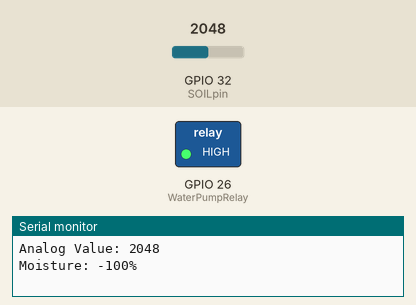
Bench run of a sketch on a simulated ESP32. On the bench: switched loads named in the sketch (green lamp = pin HIGH), the last lines printed to the serial monitor. The inputs (shaded band) are chosen by the test bench; at power-on: GPIO 32 (SOILpin) = 2048.

Above: at 1.0 s.
At 6.0 s:
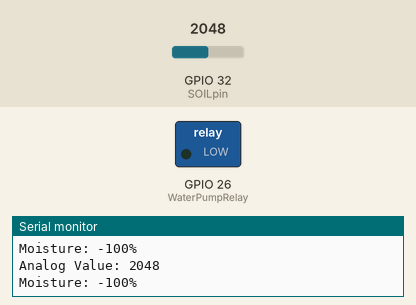
Timing chart, 0 to 13.0 s (numbered marks = the images above):
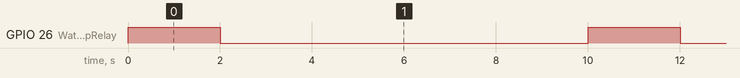

Measured:
- by itself, GPIO 26 (WaterPumpRelay): alternates HIGH for 2.0 s and LOW for 8.0 s

The sketch:

arduino_soilmosture_waterpump.ino
```cpp
//Soil Sensor
#define SOILpin 32

//Water Pump Relay
#define WaterPumpRelay 26

//SOIL-WaterPump Variables
int SOILstable = 40;
int SOILrange = 5;
int SOILcounter = 5;

void setup() {
  Serial.begin(9600);

  //SOIL-WaterPump
  pinMode(WaterPumpRelay, OUTPUT);
}

void loop() {
  int SOILsensorValue = analogRead(SOILpin);  // Read raw analog value (0-1023)

  //Map raw value to percentage moisture
  int moisturePercent = map(SOILsensorValue, 1023, 0, 0, 100);

  Serial.print("Analog Value: ");
  Serial.println(SOILsensorValue);

  Serial.print("Moisture: ");
  Serial.print(moisturePercent);
  Serial.println("%");

  if((moisturePercent < (SOILstable - SOILrange)) && (SOILcounter >= 5)){
    digitalWrite(WaterPumpRelay, HIGH);
    SOILcounter = 0;
  }
  else{
    digitalWrite(WaterPumpRelay, LOW);
  }
  if(SOILcounter < 100) SOILcounter++; //overflow

  delay(2000);
}
```
